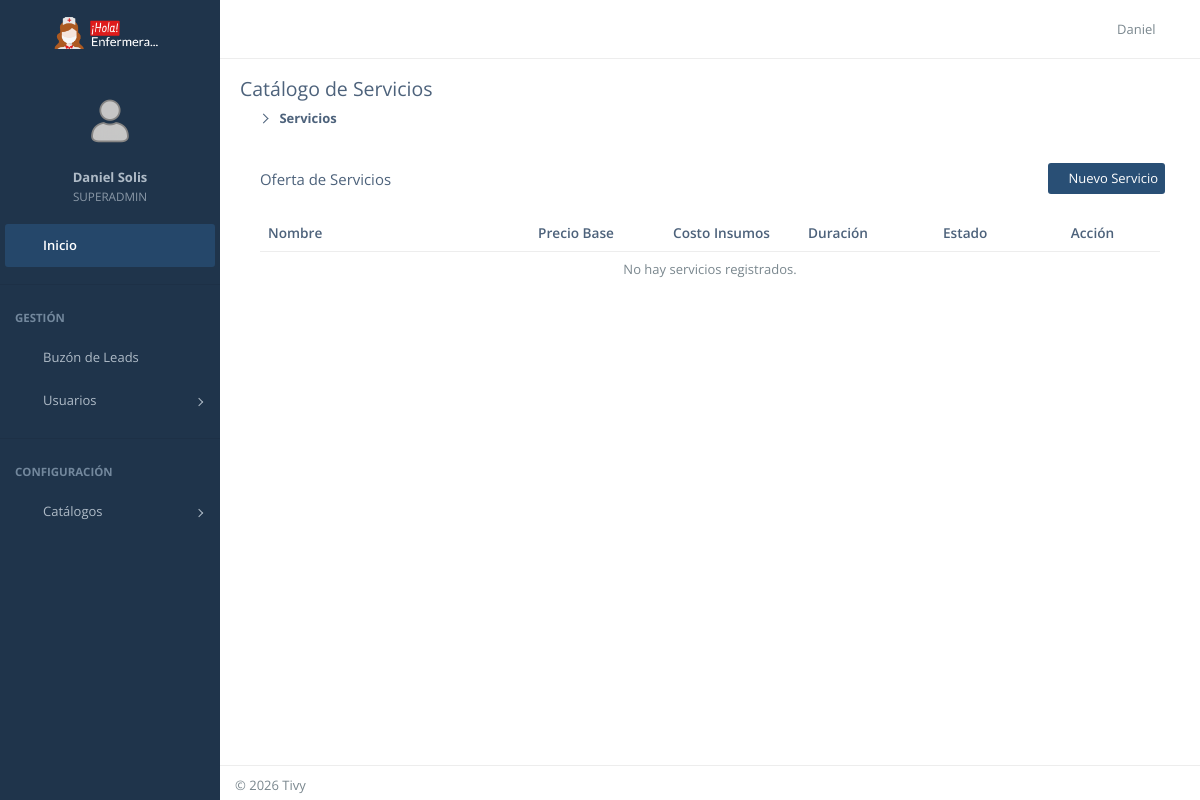
The page /dashboard/servicios/ (signed in) on the database as committed earlier.
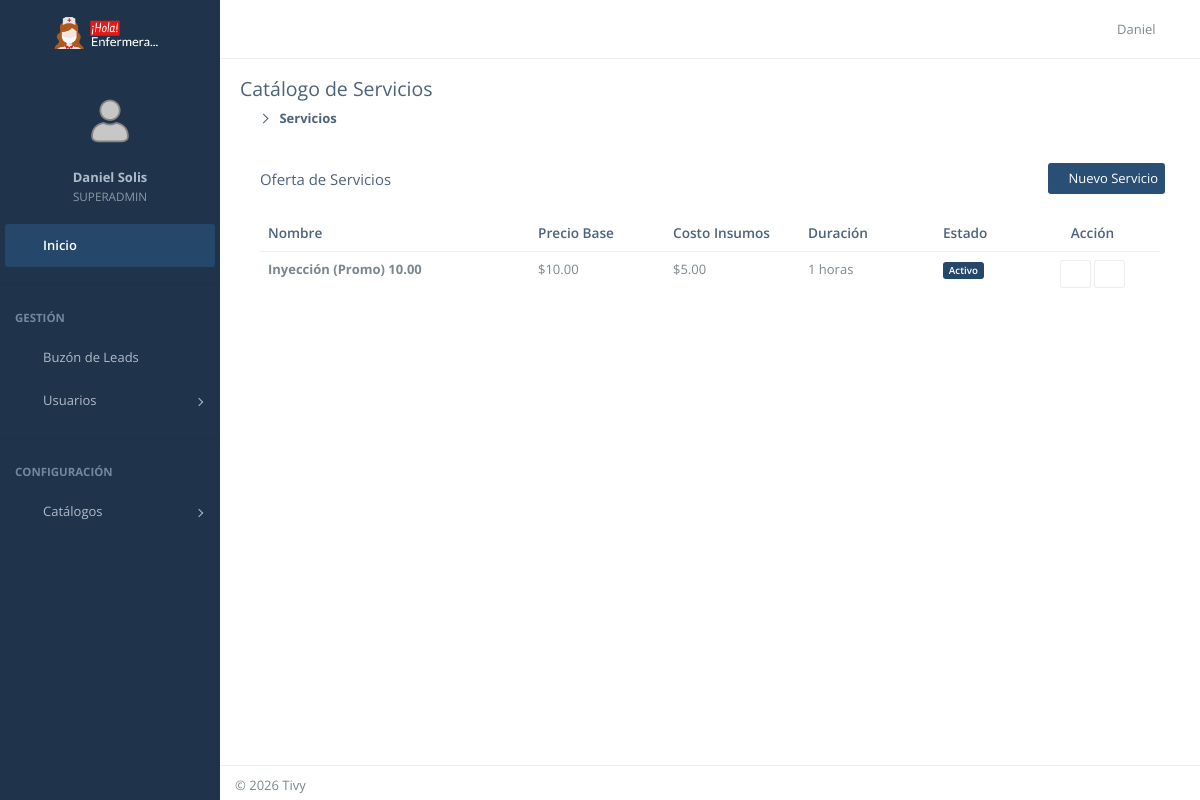
The same page on the database as committed later.
### CoreApps/users/models.py (models this page shows, shortened)
class User(AbstractUser):
    class Roles(models.TextChoices):
        CLIENTE = 'CLIENTE', _('Cliente')
        ENFERMERO = 'ENFERMERO', _('Enfermero')
        SUPERVISOR = 'SUPERVISOR', _('Supervisor')
        ADMINISTRADOR = 'ADMINISTRADOR', _('Administrador')
        SUPERADMIN = 'SUPERADMIN', _('Super Administrador')
    email = models.EmailField(_('Correo Electrónico'), unique=True)
    groups = models.ManyToManyField(
        Group,
        verbose_name=_('groups'),
        blank=True,
        help_text=_('The groups this user belongs to.'),
        related_name="custom_user_groups",  # Nombre único para evitar el choque
        related_query_name="user",
    )
    user_permissions = models.ManyToManyField(
        Permission,
        verbose_name=_('user permissions'),
        blank=True,
        help_text=_('Specific permissions for this user.'),
        related_name="custom_user_permissions", # Nombre único para evitar el choque
        related_query_name="user",
    )
    rol = models.CharField(
        max_length=20,
        choices=Roles.choices,
        default=Roles.CLIENTE,
        verbose_name=_('Rol en el sistema')
    )
    cedula = models.CharField(
        _('Cédula / RUC'),
        max_length=13,
        unique=True,
        blank=True,
        null=True
    )
    telefono = models.CharField(
        _('Teléfono Celular'),
        max_length=20,
        blank=True,
        null=True,
        help_text=_('Número principal para contacto')
    )
    foto = models.ImageField(upload_to='perfiles/fotos/', blank=True, null=True)
    USERNAME_FIELD = 'email'
    REQUIRED_FIELDS = ['username', 'first_name', 'last_name', 'cedula']
    class Meta:
        verbose_name = _('Usuario')
        verbose_name_plural = _('Usuarios')

### CoreApps/services/models.py (models this page shows, shortened)
class Service(models.Model):
    categoria = models.ForeignKey(ServiceCategory, on_delete=models.PROTECT, related_name='servicios')
    nombre = models.CharField(max_length=200)
    descripcion = models.TextField(blank=True)
    precio_base = models.DecimalField(_('Precio del Servicio'), max_digits=10, decimal_places=2)
    precio_insumos = models.DecimalField(
        _('Costo Insumos Extra'),
        max_digits=10, decimal_places=2,
        default=5.00,
        help_text=_('Se suma automáticamente si el cliente NO tiene sus propios insumos.')
    )
    incluye_insumos_por_defecto = models.BooleanField(
        _('Insumos incluidos'),
        default=False,
        help_text=_('Si marcas esto (ej: Sueroterapia), el precio base ya es el final.')
    )
    duracion_horas = models.PositiveIntegerField(
        _('Duración (Horas)'),
        default=1,
        help_text=_('Tiempo que se bloquea en la agenda. Estándar: 1 hora. Guardias: 8, 12, 24.')
    )
    es_guardia = models.BooleanField(
        _('Es Guardia'),
        default=False,
        help_text=_('Si es True, requiere validación especial (bloqueo de jornada completa).')
    )
    requiere_retorno = models.BooleanField(
        _('Requiere Retorno'),
        default=False,
        help_text=_('Si es True, el sistema deberá agendar una segunda cita para el retiro (ej: sacar el suero).')
    )
    tiempo_espera_retorno = models.PositiveIntegerField(
        _('Horas para retiro'),
        default=0,
        blank=True,
        help_text=_('Ej: Si el suero dura 6 horas, poner 6. El sistema sugerirá la cita de retiro 6h después.')
    )
    activo = models.BooleanField(default=True)
    class Meta:
        verbose_name = "Servicio"
        verbose_name_plural = "Servicios"

### CoreApps/services/views.py (the view)
# urls.py: path('dashboard/servicios/', ServiceListView.as_view(), name='admin_service_list'),
class ServiceListView(LoginRequiredMixin, AdminRequiredMixin, ListView):
    model = Service
    template_name = 'services/admin/service_list.html'
    context_object_name = 'servicios'
    def get_queryset(self):
        return Service.objects.all().order_by('nombre')

### CoreApps/services/views.py (called while the page is built)
    def test_func(self):
        return self.request.user.is_authenticated and self.request.user.rol in ['ADMINISTRADOR', 'SUPERADMIN', 'SUPERVISOR']

### templates/services/admin/service_list.html (shortened to what this page needs)
{% extends 'layouts/dashboard_base.html' %}
{% block page_title %}Catálogo de Servicios{% endblock %}
{% block breadcrumb %}<li class="active">Servicios</li>{% endblock %}
{% block content %}
<div class="panel">
    <div class="panel-heading">
        <div class="panel-control">
            <a href="{% url 'admin_service_create' %}" class="btn btn-primary"><i class="demo-pli-add"></i> Nuevo Servicio</a>
        </div>
        <h3 class="panel-title">Oferta de Servicios</h3>
    </div>
    <div class="panel-body">
        <div class="table-responsive">
            <table class="table table-hover">
                <thead>
                    <tr>
                        <th style="width: 30%;">Nombre</th>
                        <th style="width: 15%;">Precio Base</th>
                        <th style="width: 15%;">Costo Insumos</th>
                        <th style="width: 15%;">Duración</th>
                        <th style="width: 10%;">Estado</th>
                        <th class="text-center" style="width: 15%;">Acción</th>
                    </tr>
                </thead>
                <tbody>
                    {% for s in servicios %}
                    <tr>
                        <td><span class="text-bold">{{ s.nombre }}</span></td>
                        <td>${{ s.precio_base }}</td>
                        <td>
                            {% if s.incluye_insumos_por_defecto %}
                                <span class="label label-success">Incluido</span>
                            {% else %}
                                ${{ s.precio_insumos }}
                            {% endif %}
                        </td>
                        <td>{{ s.duracion_horas }} horas</td>
                        <td>
                            {% if s.activo %}
                                <span class="label label-primary">Activo</span>
                            {% else %}
                                <span class="label label-default">Inactivo</span>
                            {% endif %}
                        </td>
                        <td class="text-center">
                            <a href="{% url 'admin_service_update' s.pk %}" class="btn btn-sm btn-default btn-hover-primary">
                                <i class="demo-pli-pen-5"></i>
                            </a>
                            <a href="{% url 'admin_service_delete' s.pk %}" class="btn btn-sm btn-default btn-hover-danger">
                                <i class="demo-pli-trash"></i>
                            </a>
                        </td>
                    </tr>
                    {% empty %}
                    <tr><td colspan="6" class="text-center">No hay servicios registrados.</td></tr>
                    {% endfor %}
                </tbody>
            </table>
        </div>
    </div>
</div>
{% endblock %}

### templates/layouts/dashboard_base.html (shortened to what this page needs)
{% load static %}
<!DOCTYPE html>
<html lang="es">
<head>
    <link href="{% static 'fontawesome/css/all.min.css' %}" rel="stylesheet">
    <link href="{% static 'css-auralis/bootstrap.min.css' %}" rel="stylesheet">
    <link href="{% static 'css-auralis/nifty.min.css' %}" rel="stylesheet">
    <link href="{% static 'css-auralis/demo/nifty-demo-icons.min.css' %}" rel="stylesheet">
    <link href="{% static 'plugins/pace/pace.min.css' %}" rel="stylesheet">
    <link href="{% static 'css-auralis/themes/type-c/theme-navy.min.css' %}" rel="stylesheet">
    <link href="{% static 'css/dashboard.css' %}" rel="stylesheet">
</head>
<body>
    <div id="container" class="effect aside-float aside-dark mainnav-lg navbar-fixed">
        {% include 'includes/dashboard/navbar.html' %}
        <div class="boxed">
            <div id="content-container">
                <div id="page-head">
                    <div id="page-title">
                        <h1 class="page-header text-overflow">{% block page_title %}Resumen{% endblock %}</h1>
                    </div>
                    <ol class="breadcrumb">
                        <li><a href="{% url 'dashboard' %}"><i class="demo-pli-home"></i></a></li>
                        {% block breadcrumb %}{% endblock %}
                    </ol>
                </div>
                <div id="page-content">
                    {% block content %}{% endblock %}
                </div>
            </div>
            {% include 'includes/dashboard/menu.html' %}
        </div>
        {% include 'includes/dashboard/footer.html' %}
    </div>
</body>
</html>

### templates/includes/dashboard/navbar.html (shortened to what this page needs)
{% load static %}
<header id="navbar">
    <div id="navbar-container" class="boxed">
        <div class="navbar-header">
            <a href="{% url 'dashboard' %}" class="navbar-brand">
                <div class="brand-custom-wrapper">
                    <img src="{% static 'img/logo-hola-enfermera2.png' %}"
                         alt="Hola Enfermera"
                         class="logo-image logo-lg">
                </div>
            </a>
        </div>
        <div class="navbar-content">
            <ul class="nav navbar-top-links pull-left">
                <li class="tgl-menu-btn">
                    <a class="mainnav-toggle" href="#">
                        <i class="demo-pli-list-view"></i>
                    </a>
                </li>
            </ul>
            <ul class="nav navbar-top-links pull-right">
                <li id="dropdown-user" class="dropdown">
                    <a href="#" data-toggle="dropdown" class="dropdown-toggle text-right">
                        <span class="ic-user pull-right">
                            <i class="demo-pli-male"></i>
                        </span>
                        <div class="username hidden-xs">{{ user.first_name }}</div>
                    </a>
                </li>
            </ul>
        </div>
    </div>
</header>

### templates/includes/dashboard/menu.html (shortened to what this page needs)
{% load static %}
<nav id="mainnav-container">
    <div id="mainnav">
        <div id="mainnav-menu-wrap">
            <div class="nano">
                <div class="nano-content">
                    <div id="mainnav-profile" class="mainnav-profile">
                        <div class="profile-wrap text-center">
                            <div class="pad-btm">
                                {% if user.foto %}
                                    <img class="img-circle img-md" src="{{ user.foto.url }}" alt="Foto">
                                {% else %}
                                    <img class="img-circle img-md" src="{% static 'img/profile-photos/user.png' %}" alt="Foto">
                                {% endif %}
                            </div>
                            <a href="#profile-nav" class="box-block" data-toggle="collapse" aria-expanded="false">
                                <p class="mnp-name">{{ user.get_full_name }}</p>
                                <span class="mnp-desc">{{ user.rol }}</span>
                            </a>
                        </div>
                    </div>
                    <ul id="mainnav-menu" class="list-group">
    <li class="active-link">
        <a href="{% url 'dashboard' %}">
            <i class="demo-pli-home"></i>
            <span class="menu-title">Inicio</span>
        </a>
    </li>
    {% if user.rol in 'ADMINISTRADOR,SUPERADMIN,SUPERVISOR' or user.is_superuser %}
        <li class="list-divider"></li>
        <li class="list-header">Gestión</li>
        <li>
            <a href="{% url 'admin_reminder_list' %}">
                <i class="demo-pli-mail"></i>
                <span class="menu-title">Buzón de Leads</span>
            </a>
        </li>
       <li>
            <a href="#">
                <i class="demo-pli-male-female"></i>
                <span class="menu-title">Usuarios</span>
                <i class="arrow"></i>
            </a>
        </li>
        <li class="list-divider"></li>
        <li class="list-header">Configuración</li>
        <li>
            <a href="#">
                <i class="demo-pli-gear"></i>
                <span class="menu-title">Catálogos</span>
                <i class="arrow"></i>
            </a>
        </li>
    {% endif %}
</ul>
                </div>
            </div>
        </div>
    </div>
</nav>

### templates/includes/dashboard/footer.html (shortened to what this page needs)
        <footer id="footer">
            <div class="hide-fixed pull-right pad-rgt">
            </div>
            <p class="pad-lft">&#0169; 2026 Tivy</p>
        </footer>

### static/css/dashboard.css (style rules this page uses)
body { margin: 0; padding: 0; min-height: 100vh; }
.navbar-brand img { height: 40px; }

### templates/includes/dashboard/navbar.html (style rules this page uses)
.brand-custom-wrapper { width: 100%; height: 100%; display: flex; align-items: center; justify-content: center; position: relative; }
.logo-image { max-height: 40px; width: auto; object-fit: contain; transition: all 0.3s ease; }
#container.mainnav-lg .logo-lg { display: block; }
.navbar-brand { padding: 0 !important; }

Rows that differ between the two databases and show on the page:
added Service: nombre "Inyección (Promo) 10.00", precio_base "10.00", precio_insumos "5.00", duracion_horas "1", activo "Activo"
Other text that changed with them:
text no longer shown: "No hay servicios registrados."
